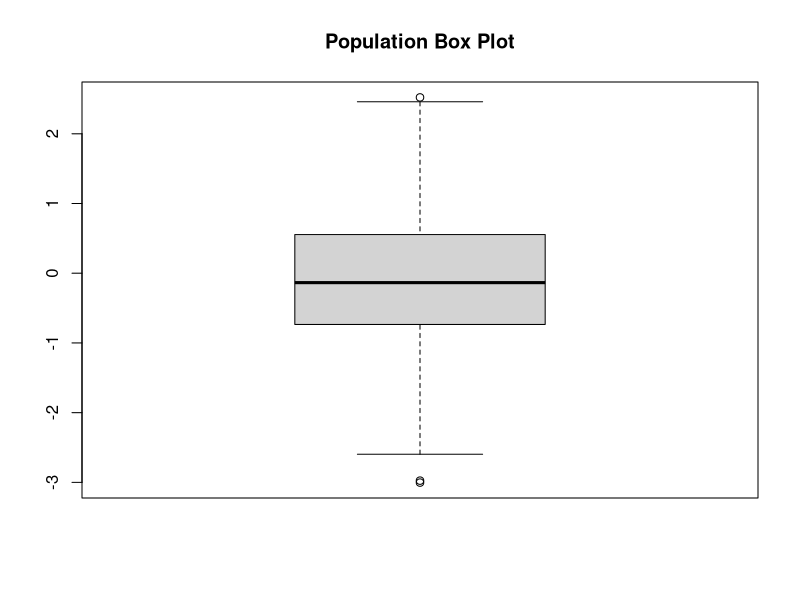
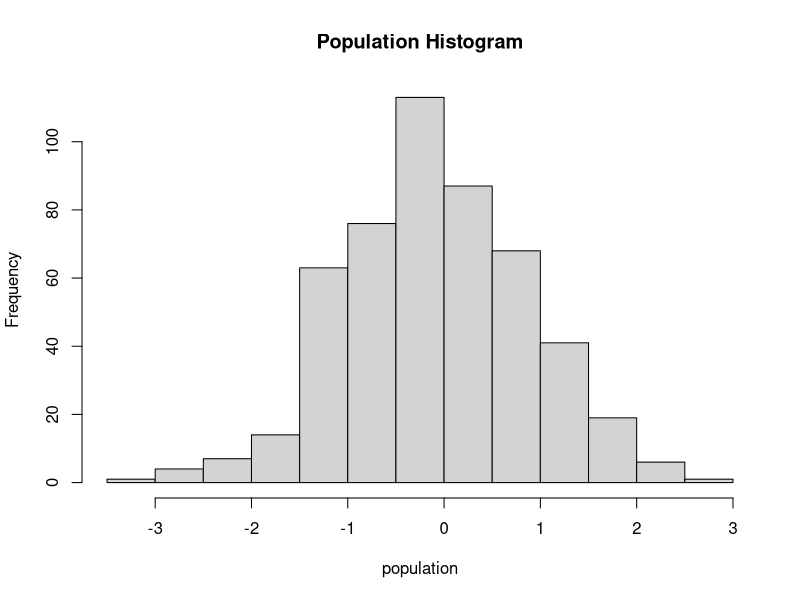
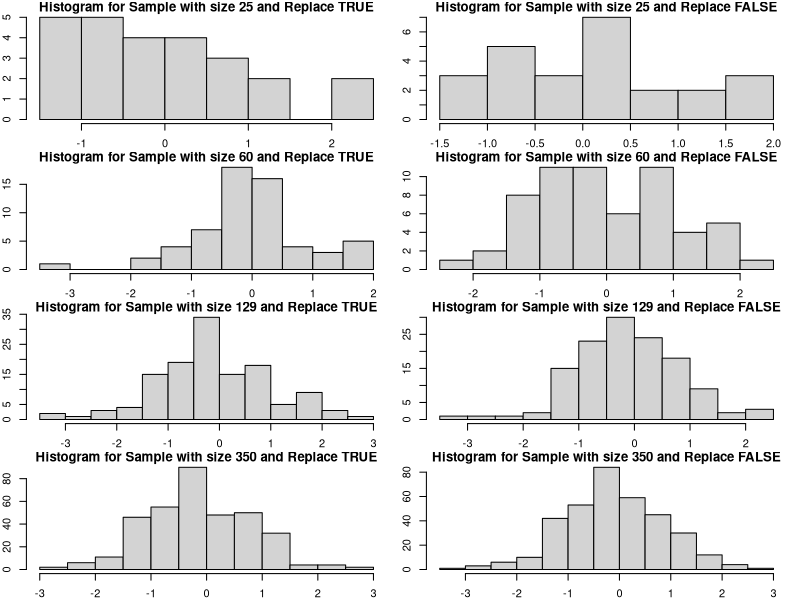
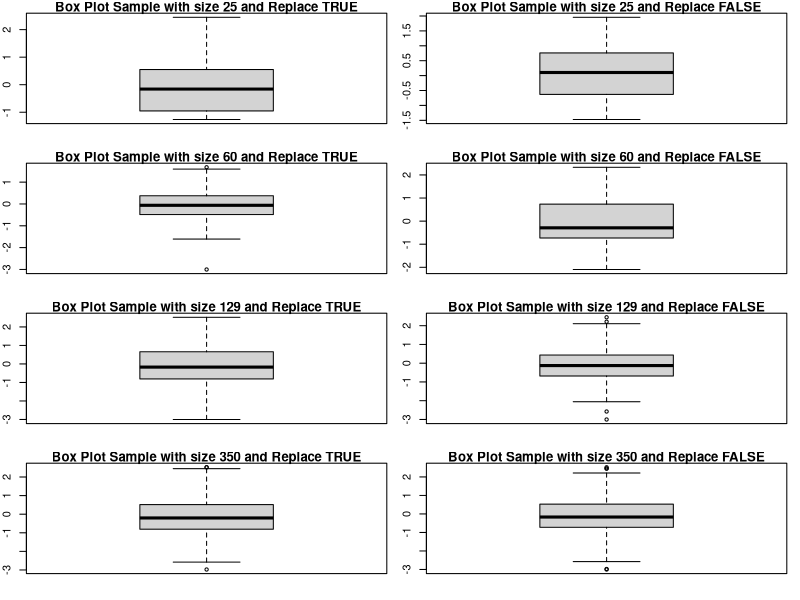

The R script that drew these images, in order:
rm(list=ls()) # Clean the global environment

descriptiveStatistics = function(sample) {
  variance <- var(sample)
  
  return (c(min = min(sample),
            max = max(sample),
            mean = mean(sample),
            median = median(sample),
            variance = var(sample),
            standDesv = sd(sample),
            coefVar =  variance/mean(sample)))
}

generatePopulation <- function(size=500) {
  return(rnorm(size))
}

analyzeSample <- function(selectedSample, replace=FALSE) {
  print(paste("Analyze for size ", length(selectedSample)))
  
  print("Calculation of Measures")
  print(descriptiveStatistics(selectedSample))
  print("Quantile")
  print(quantile(selectedSample))
  
  hist(selectedSample, main=paste("Histogram for Sample with size", length(selectedSample), "and Replace", replace))
  boxplot(selectedSample, main = paste("Box Plot Sample with size", length(selectedSample), "and Replace", replace))
  boxplot(selectedSample, main = paste("Box Plot Sample with size", length(selectedSample), "and Replace", replace))
}

meanConfidenceInterval = function(sample, variance = NULL)
{
  porcent <- 0.95
  alpha <- 1 - porcent
  i <- 1 - alpha/2.0
  n <- length(sample)
  sqrt.n = sqrt(n)
  z <- qnorm(i)
  x <- mean(sample)
  
  if(!is.null(variance))
  {
    e <- z*(sqrt(variance)/sqrt.n)
    return (c(x - e, x + e))
  }
  else if(n > 30)
  {
    ds <- sd(sample)
    e <- z*(ds/sqrt.n)
    return (c(x - e, x + e))
  }
  else
  {
    ds <- sd(sample)
    t = qt(p = i, df = n-1) # t distribution
    e = t*(ds/sqrt.n)
    return (c(x - e, x + e))
  }
}

varianceConfidenceInterval = function(sample)
{
  porcent <- 0.95
  alpha <- 1 - porcent
  size <- length(sample)
  variance <- var(sample)
  chiL <- qchisq(1 - alpha/2.0, size - 1)
  chiR <- qchisq(alpha/2.0, size - 1)
  return (c( (size - 1)* variance / chiL, (size - 1) * variance / chiR))
}

#-----------------------POPULATION--------------------------------------------
population <- generatePopulation()
"Population results"
descriptiveStatistics(population)
fivenum(population)
quantile(population)
boxplot(population, main = "Population Box Plot")

#-----------------------SAMPLES-------------------------------------------------
# Selecting samples
"Calculation of Measures"


"Sample for size=25 and REPLACE=TRUE"
samplesWithReplacement1 <- sample(population, 25, TRUE)
descriptiveStatistics(samplesWithReplacement1)
summary(samplesWithReplacement1)
quantile(samplesWithReplacement1)

"Sample for size=25 and REPLACE=FALSE"
samplesWithoutReplacement1 <- sample(population, 25)
descriptiveStatistics(samplesWithoutReplacement1)
quantile(samplesWithoutReplacement1)


"Sample for size=60 and REPLACE=TRUE"
samplesWithReplacement2 <- sample(population, 60, TRUE)
descriptiveStatistics(samplesWithReplacement2)
quantile(samplesWithReplacement2)

"Sample for size=60 and REPLACE=FALSE"
samplesWithoutReplacement2 <- sample(population, 60)
descriptiveStatistics(samplesWithoutReplacement2)
quantile(samplesWithoutReplacement2)

"Sample for size=129 and REPLACE=TRUE"
samplesWithReplacement3 <- sample(population, 129, TRUE)
descriptiveStatistics(samplesWithReplacement3)
quantile(samplesWithReplacement3)

"Sample for size=129 and REPLACE=FALSE"
samplesWithoutReplacement3 <- sample(population, 129)
descriptiveStatistics(samplesWithoutReplacement3)
quantile(samplesWithoutReplacement3)

"Sample for size=350 and REPLACE=TRUE"
samplesWithReplacement4 <- sample(population, 350, TRUE)
descriptiveStatistics(samplesWithReplacement4)
quantile(samplesWithReplacement4)

"Sample for size=350 and REPLACE=FALSE"
samplesWithoutReplacement4 <- sample(population, 350)
descriptiveStatistics(samplesWithoutReplacement4)
quantile(samplesWithoutReplacement4)


# HISTOGRAMS
hist(population, main="Population Histogram")
par(mfrow=c(4,2), mar=c(2, 2, 1, 1))

hist(samplesWithReplacement1, main=paste("Histogram for Sample with size", length(samplesWithReplacement1), "and Replace TRUE"))
hist(samplesWithoutReplacement1, main=paste("Histogram for Sample with size", length(samplesWithoutReplacement1), "and Replace FALSE"))

hist(samplesWithReplacement2, main=paste("Histogram for Sample with size", length(samplesWithReplacement2), "and Replace TRUE"))
hist(samplesWithoutReplacement2, main=paste("Histogram for Sample with size", length(samplesWithoutReplacement2), "and Replace FALSE"))

hist(samplesWithReplacement3, main=paste("Histogram for Sample with size", length(samplesWithReplacement3), "and Replace TRUE"))
hist(samplesWithoutReplacement3, main=paste("Histogram for Sample with size", length(samplesWithoutReplacement3), "and Replace FALSE"))

hist(samplesWithReplacement4, main=paste("Histogram for Sample with size", length(samplesWithReplacement4), "and Replace TRUE"))
hist(samplesWithoutReplacement4, main=paste("Histogram for Sample with size", length(samplesWithoutReplacement4), "and Replace FALSE"))

# BOX PLOTS
par(mfrow=c(4,2), mar=c(2, 2, 1, 1))

boxplot(samplesWithReplacement1, main = paste("Box Plot Sample with size", length(samplesWithReplacement1), "and Replace TRUE"))
boxplot(samplesWithoutReplacement1, main = paste("Box Plot Sample with size", length(samplesWithoutReplacement1), "and Replace FALSE"))

boxplot(samplesWithReplacement2, main = paste("Box Plot Sample with size", length(samplesWithReplacement2), "and Replace TRUE"))
boxplot(samplesWithoutReplacement2, main = paste("Box Plot Sample with size", length(samplesWithoutReplacement2), "and Replace FALSE"))

boxplot(samplesWithReplacement3, main = paste("Box Plot Sample with size", length(samplesWithReplacement3), "and Replace TRUE"))
boxplot(samplesWithoutReplacement3, main = paste("Box Plot Sample with size", length(samplesWithoutReplacement3), "and Replace FALSE"))

boxplot(samplesWithReplacement4, main = paste("Box Plot Sample with size", length(samplesWithReplacement4), "and Replace TRUE"))
boxplot(samplesWithoutReplacement4, main = paste("Box Plot Sample with size", length(samplesWithoutReplacement4), "and Replace FALSE"))

# CONFIDENCE INTERVAL
paste("Confidence Intervals for Sample with size", length(samplesWithReplacement1), "and Replace TRUE")
c("Mean:", meanConfidenceInterval(samplesWithReplacement1))
c("Variance: ", varianceConfidenceInterval(samplesWithReplacement1))

paste("Confidence Intervals for Sample with size", length(samplesWithoutReplacement1), "and Replace FALSE")
c("Mean:", meanConfidenceInterval(samplesWithoutReplacement1))
c("Variance: ", varianceConfidenceInterval(samplesWithoutReplacement1))

paste("Confidence Intervals for Sample with size", length(samplesWithReplacement2), "and Replace TRUE")
c("Mean:", meanConfidenceInterval(samplesWithReplacement2))
c("Variance: ", varianceConfidenceInterval(samplesWithReplacement2))

paste("Confidence Intervals for Sample with size", length(samplesWithoutReplacement2), "and Replace FALSE")
c("Mean:", meanConfidenceInterval(samplesWithoutReplacement2))
c("Variance: ", varianceConfidenceInterval(samplesWithoutReplacement2))

paste("Confidence Intervals for Sample with size", length(samplesWithReplacement3), "and Replace TRUE")
c("Mean:", meanConfidenceInterval(samplesWithReplacement3))
c("Variance: ", varianceConfidenceInterval(samplesWithReplacement3))

paste("Confidence Intervals for Sample with size", length(samplesWithoutReplacement3), "and Replace FALSE")
c("Mean:", meanConfidenceInterval(samplesWithoutReplacement3))
c("Variance: ", varianceConfidenceInterval(samplesWithoutReplacement3))

paste("Confidence Intervals for Sample with size", length(samplesWithReplacement4), "and Replace TRUE")
c("Mean:", meanConfidenceInterval(samplesWithReplacement4))
c("Variance: ", varianceConfidenceInterval(samplesWithReplacement4))

paste("Confidence Intervals for Sample with size", length(samplesWithoutReplacement4), "and Replace FALSE")
c("Mean:", meanConfidenceInterval(samplesWithoutReplacement4))
c("Variance: ", varianceConfidenceInterval(samplesWithoutReplacement4))